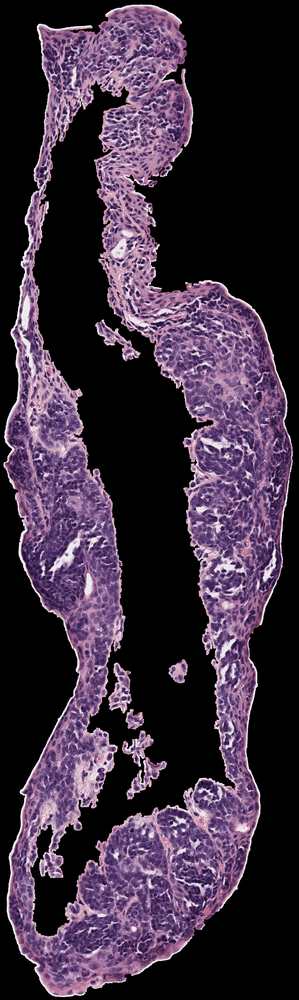
#> input picture Presentation 3/Coders/Hannah Ma/data/h2114153  h&e_ROI_1 Epithelia.png, 299 x 1000 px, shrunk from 1648 x 5516 before the run, found by its file name
$ jupyter execute Contour_Normal_Gridding.ipynb
#> lines starting #> are read from the running program, lines starting #| are printed output that depends on the picture; after the words box and inside, x2 and y2 are one past the last pixel; in counts of white or black regions, pixels touching at a corner belong together
## Whole Cell Gridding Code

This algorithm eseentailly just looks at the outline of a cell as a "line" point by point

It then takes that "line" and creates squares normal to the contour on it

Then checks those against other squares for overlap and removes excessively overlapping ones

This currently just draws squares, but if that's possible it shouldn't be too complex to extract images from the defined squares

I think cv2.getPerspectiveTransform might be useful for that

[cell 1]
import numpy as np
import cv2
import matplotlib.pyplot as plt


#Read image and threshold for mask:
#This basic method works best with already cropped cells
#I have another at the bottom that is slightly better for cells with backgrounds
image1=cv2.imread("h2114153  h&e_ROI_1 Epithelia.png")
#> image1 is the input picture: shape (1000, 299, 3); mean B, G, R 63.5, 46, 60.8
image1_gray = cv2.cvtColor(image1, cv2.COLOR_BGR2GRAY)
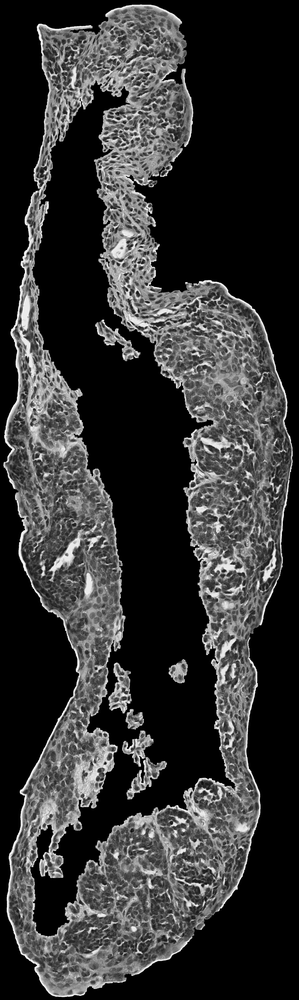
#> image1_gray: shape (1000, 299); min 0, max 255, mean 52.4
_,whole_thresh=cv2.threshold(image1_gray,1,255,cv2.THRESH_BINARY)
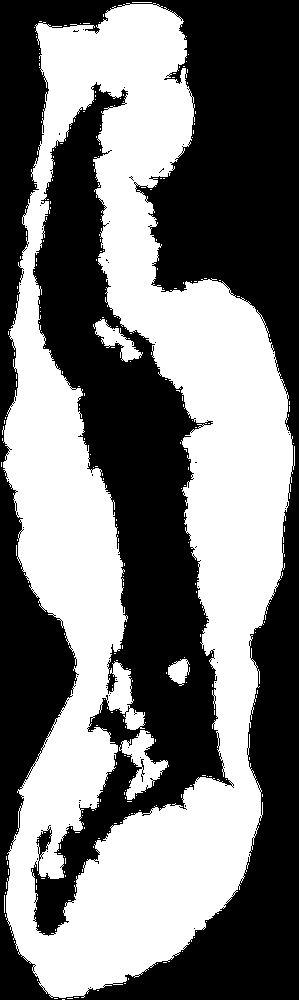
#> whole_thresh: shape (1000, 299); 46.9% white; 272 white regions (267 under 20 px)

[cell 2]
import cv2
import numpy as np
import matplotlib.pyplot as plt

# It is designed to take in a cell that has been seperated from the background
# The mask/thresh should have clear lines for a contour to be drawn along

def find_largest_countour(binary_image):
    """Calulate the largest vector in a binary image-typically the outline"""
    contours, _=cv2.findContours(binary_image,cv2.RETR_EXTERNAL,cv2.CHAIN_APPROX_SIMPLE)
    return max(contours,key=cv2.contourArea)


def calculate_contour_normals(contour,smooting_size=5):
    """
    Calculate normal vectors along the contour
    """
    #The normal vector is parallel to contour at a point and ensures the square goes in to the cell
    #Smoothing size is how many points before and after current to look back and find tangent

    #Reshape contour into (x,y) pairings
    points=contour.reshape(-1,2)
    n_points=len(points)
    tangents=np.zeros_like(points,dtype=float)

    for i in range(n_points):
        #get indices, % handles wraparound
        prev_idx=(i-smooting_size)%n_points
        next_idx=(i+smooting_size)%n_points
        tangent=points[next_idx]-points[prev_idx]

        #divide by length of tangent to normalize and add num for stability
        tangent=tangent/(np.linalg.norm(tangent)+1e-8)
        tangents[i]=tangent

    #This just rotates the tangents to find normals
    #Negative from next-prev approach, could switch normals' signs for outward pointing
    normals=np.zeros_like(tangents)
    normals[:,0]=-tangents[:,1]
    normals[:,1]=tangents[:,0]

    return normals

def calculate_square_corners(point,normal,square_size):
    """Caluclate square corners so that top edge is touching the contour point"""
    #Find tangent for point for top edge (inverse of previous formula)
    tangent=np.array([-normal[1],normal[0]])
    half_size=square_size/2


    #Take point and extend from it in tangent and normal directions
    #Normalization allows for multiplication by square size
    corners=np.array([
        point+(tangent*half_size),
        point-(tangent*half_size),
        point-(tangent*half_size)-(normal*square_size),
        point+(tangent*half_size)-(normal*square_size)
    ])
    return corners

def calculate_overlap_area(square1,square2):
    """
    Calculate approx overlap between two squares
    Return ovelap area and center-center dist
    """
    #Average x and y to find center
    center1=np.mean(square1,axis=0)
    center2=np.mean(square2,axis=0)
    distance=np.linalg.norm(center1-center2)

    #Calculate the diagonal distance of the first square (using opposite corners)
    diagonal=np.linalg.norm(square1[0]-square1[2])
    #Rudimentary distance calculation, how much of the distance could be explained by overlapping diagonals
    overlap=max(0,1-(distance/diagonal))

    return overlap,distance

def create_dense_squares(contour,normals,square_size=64,step=5):
    """Create dense squares along the contour"""
    points=contour.reshape(-1,2)
    n_points=len(points)
    squares=[]
    indices=[]

    #Create squares at intervals
    for i in range(0,n_points,step):
        corners=calculate_square_corners(points[i],normals[i],square_size)
        squares.append(corners)
        indices.append(i)

    return squares,indices

def remove_overlapping_squares(squares,indices,overlap_thresh=0.3):
    """
    Remove overlapping squares but continue continuity
    Uses a greedy-based approach
    """
    if not squares:
        return [],[]

    n_squares=len(squares)
    kept_squares=[]
    kept_indices=[]
    excluded=set()

    #Keep first
    kept_squares.append(squares[0])
    kept_indices.append(indices[0])
    last_kept_idx=0

    #Remaining squares in sequence
    for i in range(1,n_squares):
        if i in excluded:
            continue

        current_square=squares[i]
        overlap_found=False


        #Check for overlap with recent squares
        for j in range(max(0,len(kept_squares)-3),len(kept_squares)):
            overlap,distance=calculate_overlap_area(current_square,kept_squares[j])

            if overlap>overlap_thresh:
                overlap_found=True
                break
            #Keep squares that meet thresh
            if not overlap_found:
                kept_squares.append(current_square)
                kept_indices.append(indices[i])
                last_kept_idx=i

            #Mark squares to exclude if they're too close to the current one
            for k in range(i+1, min(i+3,n_squares)):
                overlap, _=calculate_overlap_area(current_square,squares[k])
                if overlap>overlap_thresh:
                    excluded.add(k)

    return kept_squares,kept_indices

def draw_image_squares(image,squares,color=(255,0,0),thickness=20):
    """"Draw kept squares on image"""
    grid_img=image.copy()

    for square in squares:
        points=square.astype(np.int32)
        cv2.polylines(
            grid_img,
            [points],
            isClosed=True,
            color=color,
            thickness=thickness
        )
    return grid_img

def normal_squares_from_contour(image,binary_image,square_size=64,step=5,overlap_thresh=0.3,smoothing_size=5):
    """
    Main function to find normals and tangents of contour and create corresponding squares

    Args:
        image: Original Image
        binary_mask: Binary mask of main shape
        square_size:Desired size of squares
        step: points to skip between initial dense squares drawing
        overlap_threshold:Max allowed overlap between squares (0-1)
        smoothing_size:# of Points considered before and after when creating normals

    """

    contour=find_largest_countour(binary_image)
    normals=calculate_contour_normals(contour,smooting_size=smoothing_size)

    #Create initial squares
    squares,indices=create_dense_squares(contour,normals,square_size=square_size,step=step)

    #Remove overlapping
    final_squares,final_indices=remove_overlapping_squares(squares,indices,overlap_thresh=overlap_thresh)

    grid_img=draw_image_squares(image,final_squares)

    #Plot image and contour
    plt.imshow(grid_img)
    plt.plot(contour[:,0,0],contour[:,0,1],'r',alpha=0.5,label='Contour')

    return grid_img,contour,squares

[cell 3]
result_image, contour, squares = normal_squares_from_contour(
     image1,
     whole_thresh,
     square_size=256,
     step=5,
     overlap_thresh=0.01,
     smoothing_size=2
 )
#> in find_largest_countour, `contours, _=cv2.findContours(binary_image,cv2.RETR_EXTERNAL,cv2.CHAIN_..`: contours = 102 contours, 101 with area under 20; largest, box (x1, y1, x2, y2) and area: (2, 3, 295, 998) 196942
#> in normal_squares_from_contour, `contour=find_largest_countour(binary_image)`: contour = contour of 2297 points, box (x1, y1, x2, y2) (2, 3, 295, 998), area 196942
#> in calculate_contour_normals, `points=contour.reshape(-1,2)`: points = 2297 pairs, first value 2 to 294, second value 3 to 997
#> in calculate_contour_normals, `n_points=len(points)`: n_points = 2297
#> the loop in calculate_contour_normals, `for i in range(n_points):` made 2297 passes
#> (prev_idx, tangent) on passes 1 to 3: (2295, [0, 0]), (2296, [0, 1]), (0, [-0.447, 0.894])
#> after the loop in calculate_contour_normals, `for i in range(n_points):`: tangents = 2297 pairs, first value -1 to 1, second value -1 to 1
#> in normal_squares_from_contour, `normals=calculate_contour_normals(contour,smooting_size=smoothing_size)`: normals has the same summary as tangents in calculate_contour_normals
#> in create_dense_squares, `n_points=len(points)`: n_points = 2297
#> the loop in create_dense_squares, `for i in range(0,n_points,step):` made 460 passes
#> (tangent in calculate_square_corners, corners) on passes 1, 3, 5: ([0, 0], [[126, 3], [126, 3], [126, 3], [126, 3]]), ([1, 0], [[250, 6], [-6, 6], [-6, 262], [250, 262]]), ([0, 1], [[114, 134], [114, -122], [-142, -122], [-142, 134]])
#> after the loop in create_dense_squares, `for i in range(0,n_points,step):`: indices = 460 values from 0 to 2295; squares = 460 items
#> in normal_squares_from_contour, `squares,indices=create_dense_squares(contour,normals,square_size=squar..`: indices = 460 values from 0 to 2295
#> in remove_overlapping_squares, `n_squares=len(squares)`: n_squares = 460
#> the loop in remove_overlapping_squares, `for i in range(1,n_squares):` made 459 passes
#> the loop in draw_image_squares, `for square in squares:` made 58 passes
#> square on passes 1 to 8: [[126, 3], [126, 3], [126, 3], [126, 3]], [[43, 109], [43, 109], [43, 109], [43, 109]], [[26, 207], [26, 207], [26, 207], [26, 207]], [[26, 207], [26, 207], [26, 207], [26, 207]], [[26, 237], [26, 237], [26, 237], [26, 237]], [[26, 237], [26, 237], [26, 237], [26, 237]], [[26, 237], [26, 237], [26, 237], [26, 237]], [[16, 303], [16, 303], [16, 303], [16, 303]]
#> after the loop in draw_image_squares, `for square in squares:`:
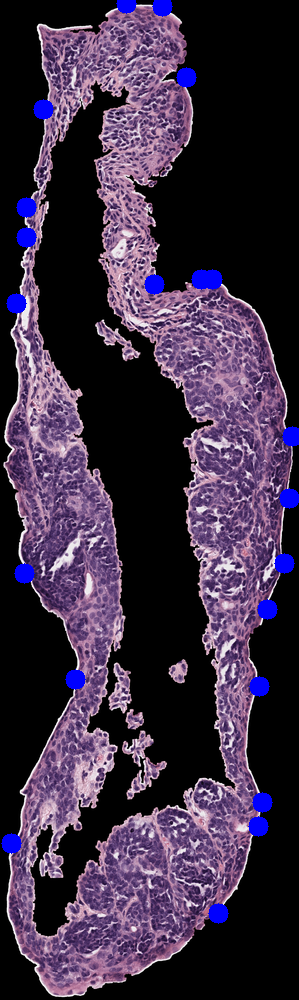
#> grid_img: shape (1000, 299, 3); 2.13% of pixels changed, all inside (x1, y1, x2, y2) = (1, 0, 299, 924)
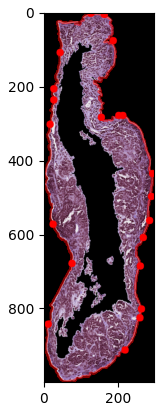
#> figure drawn by matplotlib, 1 panel; B, G, R data is drawn as R, G, B

$ run again, with Presentation 3/Coders/Hannah Ma/data/h2114155 h&e_ROI_1 Epithelia.png copied over Presentation 3/Coders/Hannah Ma/data/h2114153  h&e_ROI_1 Epithelia.png
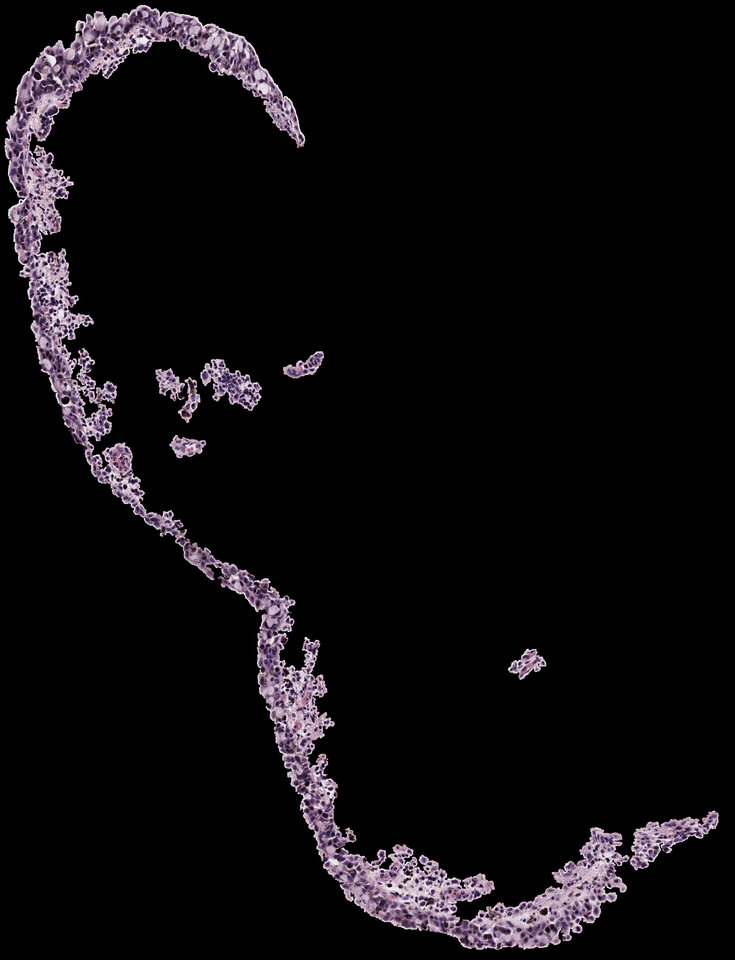
#> input picture Presentation 3/Coders/Hannah Ma/data/h2114155 h&e_ROI_1 Epithelia.png, 735 x 960 px, shrunk from 4344 x 5668 before the run, found by its file name
#> image1 is the input picture: shape (960, 735, 3); mean B, G, R 14.1, 11.9, 14.2
#> `_,whole_thresh=cv2.threshold(image1_gray,1,255,cv2.THRESH_BINARY)`:
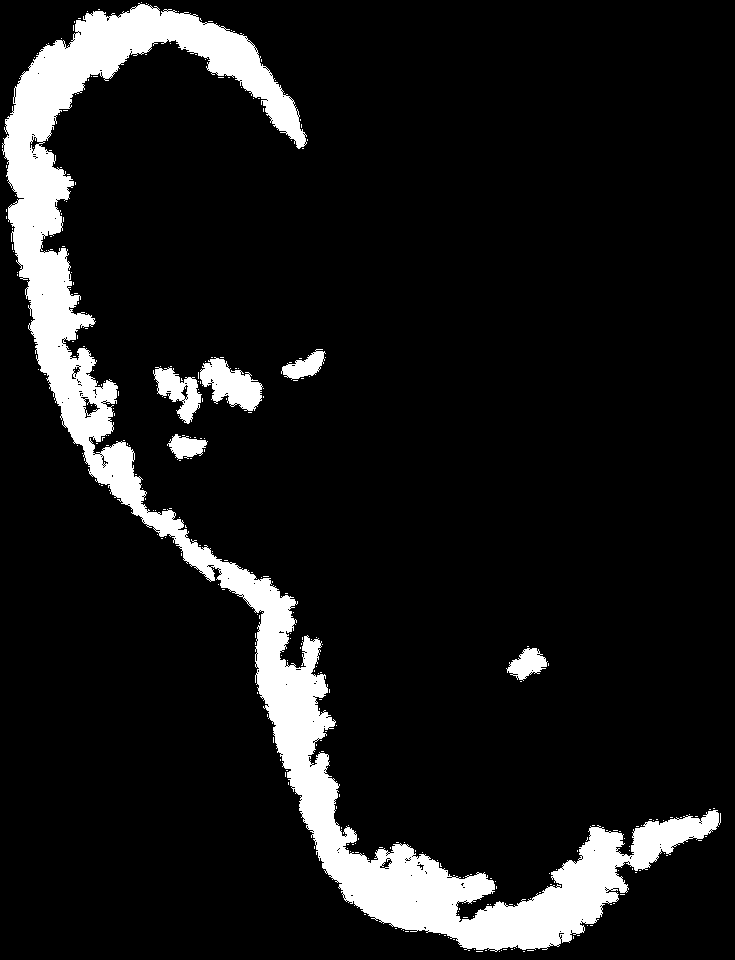
#> whole_thresh: shape (960, 735); 10.4% white; 294 white regions (288 under 20 px)
#> contours = 292 contours, 286 with area under 20; largest, box (x1, y1, x2, y2) and area: (2, 3, 721, 952) 65292, (200, 357, 263, 411) 1800, (153, 367, 202, 424) 1241, (506, 648, 548, 681) 704, (281, 349, 326, 380) 624, (167, 434, 208, 460) 546
#> contour = contour of 4362 points, box (x1, y1, x2, y2) (2, 3, 721, 952), area 65292
#> in calculate_contour_normals, `points=contour.reshape(-1,2)`: points = 4362 pairs, first value 2 to 720, second value 3 to 951
#> in calculate_contour_normals, `n_points=len(points)`: n_points = 4362
#> the loop in calculate_contour_normals, `for i in range(n_points):` made 4362 passes
#> (prev_idx, tangent) on passes 1 to 3: (4360, [0, 0]), (4361, [0, 1]), (0, [0, 1])
#> after the loop in calculate_contour_normals, `for i in range(n_points):`: tangents = 4362 pairs, first value -1 to 1, second value -1 to 1
#> in normal_squares_from_contour, `normals=calculate_contour_normals(contour,smooting_size=smoothing_size)`: normals has the same summary as tangents in calculate_contour_normals
#> in create_dense_squares, `n_points=len(points)`: n_points = 4362
#> the loop in create_dense_squares, `for i in range(0,n_points,step):` made 873 passes
#> tangent in calculate_square_corners on passes 2, 3, 5: [0.928, -0.371], [0.64, -0.768], [0.894, 0.447]
#> after the loop in create_dense_squares, `for i in range(0,n_points,step):`: indices = 873 values from 0 to 4360; squares = 873 items
#> in normal_squares_from_contour, `squares,indices=create_dense_squares(contour,normals,square_size=squar..`: indices = 873 values from 0 to 4360
#> n_squares = 873
#> the loop in remove_overlapping_squares, `for i in range(1,n_squares):` made 872 passes
#> the loop in draw_image_squares, `for square in squares:` made 74 passes
#> square on passes 1 to 8: [[138, 3], [138, 3], [138, 3], [138, 3]], [[128, 11], [128, 11], [128, 11], [128, 11]], [[2, 147], [2, 147], [2, 147], [2, 147]], [[2, 147], [2, 147], [2, 147], [2, 147]], [[156, 307], [-100, 307], [-100, 563], [156, 563]], [[36, 355], [36, 355], [36, 355], [36, 355]], [[36, 355], [36, 355], [36, 355], [36, 355]], [[36, 355], [36, 355], [36, 355], [36, 355]]
#> `[cell 3] result_image, contour, squares = normal_squares_from_contour(..`:
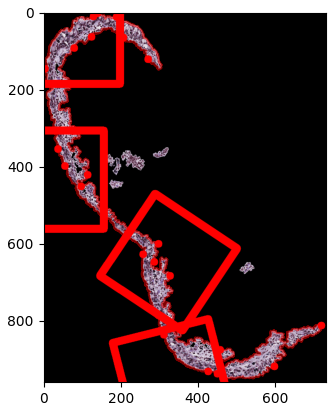
#> figure drawn by matplotlib, 1 panel; B, G, R data is drawn as R, G, B

$ run again, with Presentation 3/Coders/Hannah Ma/data/h2114155 h&e_ROI_2 Epithelia.png copied over Presentation 3/Coders/Hannah Ma/data/h2114153  h&e_ROI_1 Epithelia.png
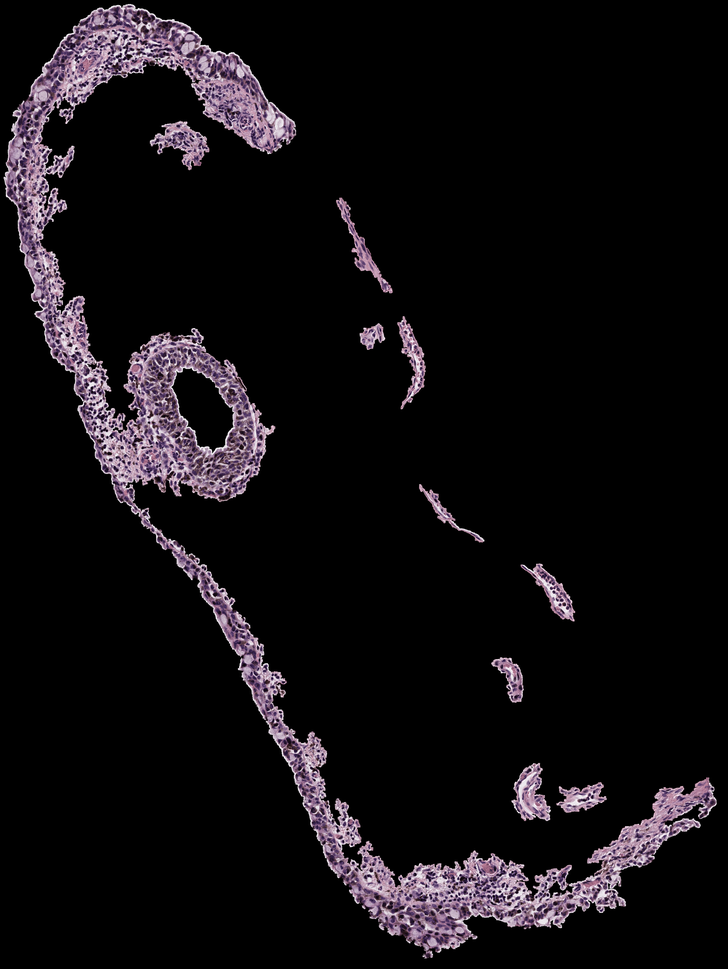
#> input picture Presentation 3/Coders/Hannah Ma/data/h2114155 h&e_ROI_2 Epithelia.png, 728 x 969 px, shrunk from 4868 x 6476 before the run, found by its file name
#> image1 is the input picture: shape (969, 728, 3); mean B, G, R 17.1, 14.3, 17.3
#> `_,whole_thresh=cv2.threshold(image1_gray,1,255,cv2.THRESH_BINARY)`:
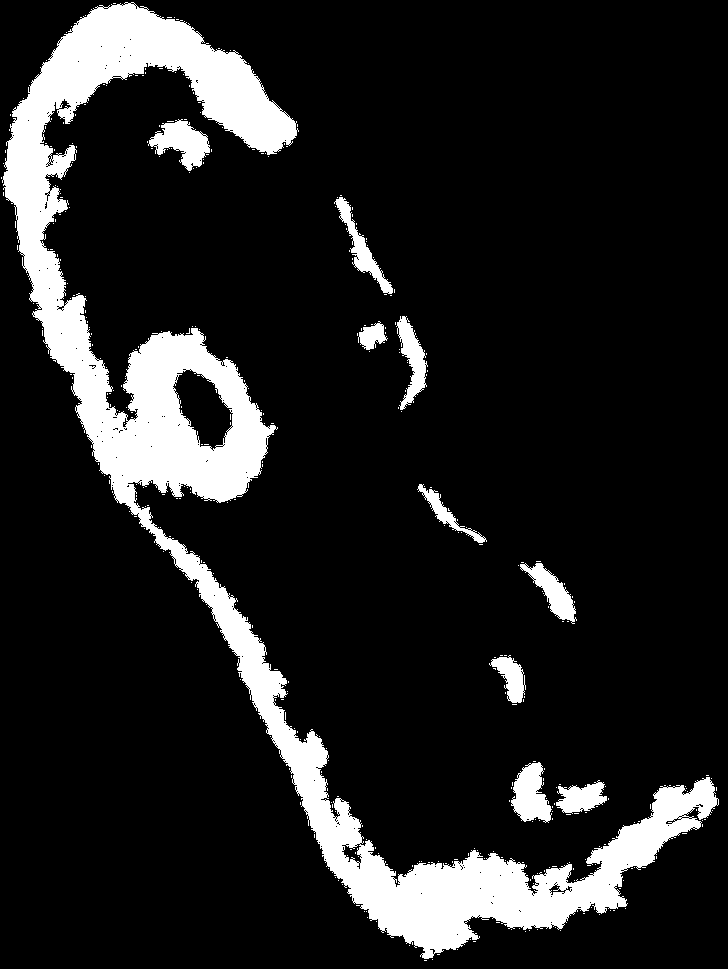
#> whole_thresh: shape (969, 728); 13% white; 382 white regions (372 under 20 px)
#> contours = 370 contours, 360 with area under 20; largest, box (x1, y1, x2, y2) and area: (2, 2, 719, 959) 81482, (148, 119, 210, 171) 1556, (511, 762, 552, 823) 1498, (520, 563, 577, 624) 1186, (396, 316, 428, 410) 1162
#> contour = contour of 4604 points, box (x1, y1, x2, y2) (2, 2, 719, 959), area 81482
#> in calculate_contour_normals, `points=contour.reshape(-1,2)`: points = 4604 pairs, first value 2 to 718, second value 2 to 958
#> in calculate_contour_normals, `n_points=len(points)`: n_points = 4604
#> the loop in calculate_contour_normals, `for i in range(n_points):` made 4604 passes
#> (prev_idx, tangent) on passes 1 to 3: (4602, [-0.949, 0.316]), (4603, [-0.707, 0.707]), (0, [-0.555, 0.832])
#> after the loop in calculate_contour_normals, `for i in range(n_points):`: tangents = 4604 pairs, first value -1 to 1, second value -1 to 1
#> in normal_squares_from_contour, `normals=calculate_contour_normals(contour,smooting_size=smoothing_size)`: normals has the same summary as tangents in calculate_contour_normals
#> in create_dense_squares, `n_points=len(points)`: n_points = 4604
#> the loop in create_dense_squares, `for i in range(0,n_points,step):` made 921 passes
#> tangent in calculate_square_corners on passes 1, 3, 5: [0.949, -0.316], [0.949, -0.316], [0.986, 0.164]
#> after the loop in create_dense_squares, `for i in range(0,n_points,step):`: indices = 921 values from 0 to 4600; squares = 921 items
#> in normal_squares_from_contour, `squares,indices=create_dense_squares(contour,normals,square_size=squar..`: indices = 921 values from 0 to 4600
#> n_squares = 921
#> the loop in remove_overlapping_squares, `for i in range(1,n_squares):` made 920 passes
#> the loop in draw_image_squares, `for square in squares:` made 97 passes
#> square on passes 2 to 8: [[5, 158], [5, 158], [5, 158], [5, 158]], [[22, 257], [22, 257], [22, 257], [22, 257]], [[22, 257], [22, 257], [22, 257], [22, 257]], [[78, 403], [78, 403], [78, 403], [78, 403]], [[78, 403], [78, 403], [78, 403], [78, 403]], [[78, 403], [78, 403], [78, 403], [78, 403]], [[273.2, 508.5], [158.8, 737.5], [387.7, 852], [502.2, 623]]
#> `[cell 3] result_image, contour, squares = normal_squares_from_contour(..`:
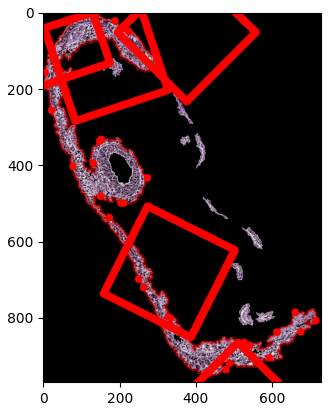
#> figure drawn by matplotlib, 1 panel; B, G, R data is drawn as R, G, B
